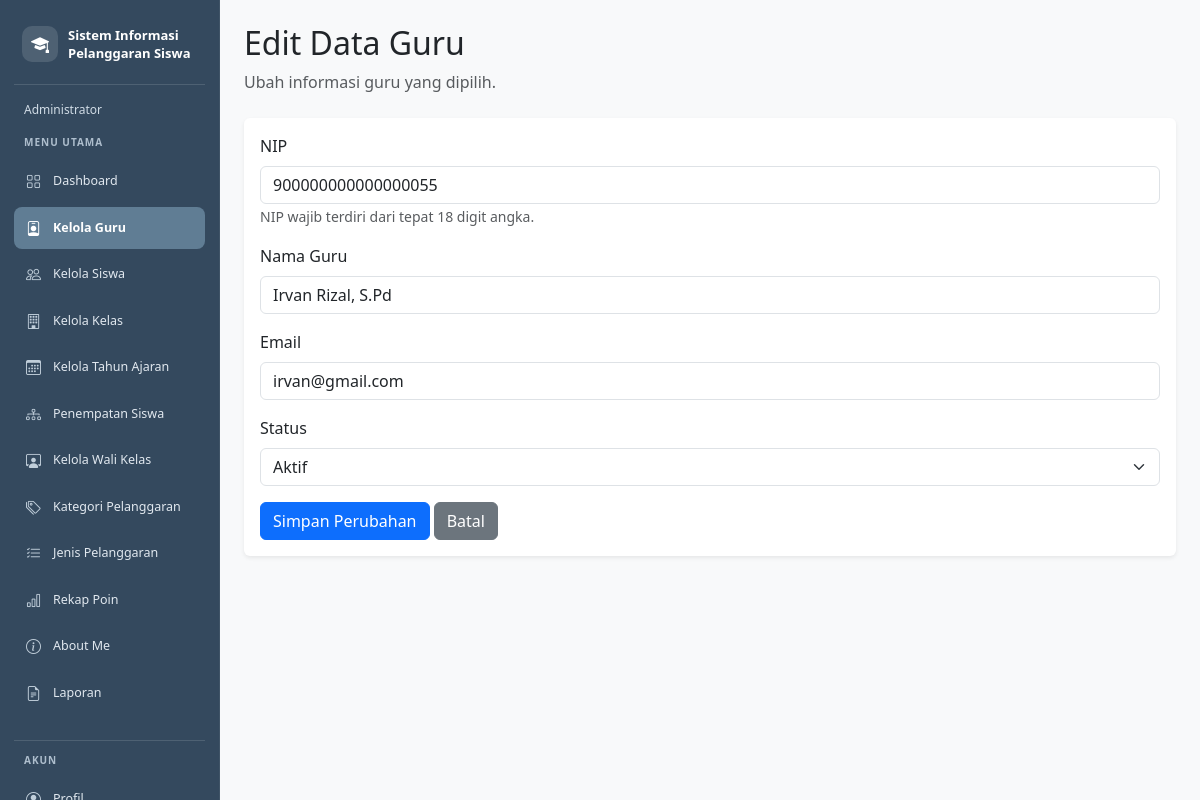
/edit_guru.php?id=55 (signed in), run on the app's committed database.
### tables this page shows
CREATE TABLE `t_guru` (
  `id` int(11) NOT NULL,
  `nip` varchar(30) NOT NULL,
  `nama` varchar(150) NOT NULL,
  `email` varchar(150) NOT NULL,
  `status_aktif` tinyint(1) NOT NULL,
  `user_id` int(11) NOT NULL,
  `created_at` timestamp NOT NULL DEFAULT current_timestamp(),
  `updated_at` timestamp NOT NULL DEFAULT current_timestamp()
);

### edit_guru.php (the view, shortened to what this page needs)
<?php
include "config/koneksi.php";
$id = filter_input(INPUT_GET, 'id', FILTER_VALIDATE_INT);
$stmt = mysqli_prepare(
    $koneksi,
    "SELECT nip, nama, email, status_aktif
     FROM t_guru WHERE id = ?"
);
mysqli_stmt_bind_param($stmt, "i", $id);
mysqli_stmt_execute($stmt);
$result = mysqli_stmt_get_result($stmt);
$guru = mysqli_fetch_assoc($result);
?>
<!DOCTYPE html>
<html lang="id">
<head>
    <link href="https://cdn.jsdelivr.net/npm/bootstrap@5.3.8/dist/css/bootstrap.min.css"
          rel="stylesheet">
</head>
<body>
<?php include "includes/sidebar.php"; ?>
<main class="konten-utama">
    <h2>Edit Data Guru</h2>
    <p class="text-muted mb-4">Ubah informasi guru yang dipilih.</p>
    <div class="card shadow-sm border-0">
        <div class="card-body">
            <form method="POST">
                <div class="mb-3">
                    <label class="form-label">NIP</label>
                    <input
                        type="text"
                        name="nip"
                        class="form-control"
                        minlength="18"
                        maxlength="18"
                        pattern="[0-9]{18}"
                        inputmode="numeric"
                        title="NIP harus tepat 18 digit angka."
                        placeholder="Masukkan 18 digit NIP"
                        required
                        value="<?= htmlspecialchars($guru['nip'] ?? '', ENT_QUOTES, 'UTF-8'); ?>"
                    >
                    <small class="text-muted">
                        NIP wajib terdiri dari tepat 18 digit angka.
                    </small>
                </div>
                <div class="mb-3">
                    <label class="form-label">Nama Guru</label>
                    <input
                        type="text"
                        name="nama"
                        class="form-control"
                        maxlength="150"
                        required
                        value="<?= htmlspecialchars($guru['nama'] ?? '', ENT_QUOTES, 'UTF-8'); ?>"
                    >
                </div>
                <div class="mb-3">
                    <label class="form-label">Email</label>
                    <input
                        type="email"
                        name="email"
                        class="form-control"
                        maxlength="150"
                        required
                        value="<?= htmlspecialchars($guru['email'] ?? '', ENT_QUOTES, 'UTF-8'); ?>"
                    >
                </div>
                <div class="mb-3">
                    <label class="form-label">Status</label>
                    <select name="status_aktif" class="form-select" required>
                        <option value="1" <?= (string)$guru['status_aktif'] === '1' ? 'selected' : ''; ?>>
                            Aktif
                        </option>
                    </select>
                </div>
                <button type="submit" class="btn btn-primary">
                    Simpan Perubahan
                </button>
                <a href="data_guru.php" class="btn btn-secondary">
                    Batal
                </a>
            </form>
        </div>
    </div>
</main>
</body>
</html>

### edit_guru.php (style rules this page uses)
body { margin: 0; background: #f8f9fa; }
.konten-utama { margin-left: 220px; width: calc(100% - 220px); min-height: 100vh; padding: 24px; box-sizing: border-box; }

### data on the page
t_guru: nip "900000000000000055", nama "Irvan Rizal, S.Pd", email "irvan@gmail.com", status_aktif "Aktif"

### other printed values
$labelRole "Administrator"
$menu[0] "Dashboard"
$menu[0] "Kelola Guru"
$menu[0] "Kelola Siswa"
$menu[0] "Kelola Kelas"
$menu[0] "Kelola Tahun Ajaran"
$menu[0] "Penempatan Siswa"
$menu[0] "Kelola Wali Kelas"
$menu[0] "Kategori Pelanggaran"
$menu[0] "Jenis Pelanggaran"
$menu[0] "Rekap Poin"
$menu[0] "About Me"
$menu[0] "Laporan"
